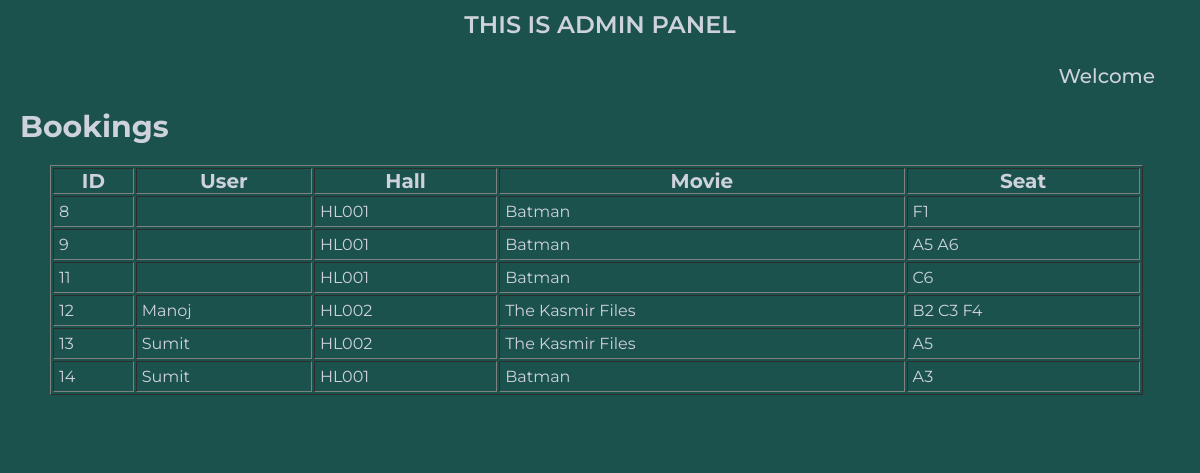
/assets/movie/admin/orders.php (signed in), run on the app's committed database.
### tables this page shows
CREATE TABLE `bookings` (
  `id` int(11) NOT NULL,
  `user` int(11) NOT NULL,
  `movie` int(11) NOT NULL,
  `hall` int(11) NOT NULL,
  `seat` varchar(11) NOT NULL,
  `totalSeats` int(11) NOT NULL,
  `totalPrice` int(11) NOT NULL
);

CREATE TABLE `hall` (
  `id` int(11) NOT NULL,
  `name` varchar(255) NOT NULL
);

CREATE TABLE `movie` (
  `id` int(11) NOT NULL,
  `name` varchar(266) NOT NULL,
  `sub_description` varchar(266) NOT NULL,
  `language` varchar(255) NOT NULL,
  `duration` time NOT NULL,
  `genre` varchar(255) NOT NULL,
  `release_date` date NOT NULL,
  `casts` varchar(255) NOT NULL,
  `price` int(15) NOT NULL,
  `director` varchar(255) NOT NULL,
  `video_id_youtube` varchar(244) NOT NULL,
  `image` varchar(255) NOT NULL,
  `banner` varchar(255) NOT NULL
);

CREATE TABLE `users` (
  `user_id` int(11) NOT NULL,
  `user_first_name` varchar(500) NOT NULL,
  `user_last_name` varchar(255) NOT NULL,
  `user_username` varchar(255) NOT NULL,
  `user_email` varchar(500) NOT NULL,
  `user_contact_no` bigint(15) NOT NULL,
  `user_password` varchar(1000) NOT NULL,
  `user_type` enum('normal','admin') NOT NULL,
  `verification_status` enum('unverified','verified') NOT NULL
);

### assets/movie/admin/orders.php (the view, shortened to what this page needs)
<?php
    require_once '../connect.php';
    $sql = "SELECT * FROM bookings ;";
    $result = mysqli_query($conn ,$sql) ;
?>
<?php
    if (isset($_SESSION['user_id']) ){
        if (($_SESSION['admin'] != "0") ){
?>
<!DOCTYPE html>
<html lang="en">
<head>
    <link rel="stylesheet" href="../css/flash_message.css">
    <link rel="stylesheet" href="../css/admin/home.css">
    <link rel="stylesheet" href="../css/admin/user_table.css">
</head>
<body>
    <?php
        include_once 'nav.php';
    ?>
    <H4>Bookings</H4>
    <div class="row">
        <table border="1px">
            <thead>
                <tr class="column-topic">
                    <th>ID</th>
                    <th>User</th>
                    <th>Hall</th>
                    <th>Movie</th>
                    <th>Seat</th>
                </tr>
            </thead>
            <tbody>
                <?php
                    while($rows = mysqli_fetch_assoc($result)){
                ?>
                    <tr>
                        <?php
                            $hallId = $rows['hall'];
                            $sql_1 = "SELECT * FROM hall where id = $hallId ;";
                            $result_1 = mysqli_query($conn ,$sql_1) ;
                            $forHall = mysqli_fetch_assoc($result_1);
                            $movieId = $rows['movie'];
                            $sql_2 = "SELECT * FROM movie where id = $movieId ;";
                            $result_2 = mysqli_query($conn ,$sql_2) ;
                            $forMovie = mysqli_fetch_assoc($result_2);
                            $userId = $rows['user'];
                            $sql_3 = "SELECT * FROM users where user_id = $userId ;";
                            $result_3 = mysqli_query($conn ,$sql_3) ;
                            $forUser = mysqli_fetch_assoc($result_3);
                        ?>
                        <td><?php echo $rows['id'] ?></td>
                        <td><?php echo $forUser['user_first_name'] ?></td>
                        <td><?php echo $forHall['name'] ?></td>
                        <td><?php echo $forMovie['name'] ?></td>
                        <td><?php echo $rows['seat'] ?></td>
                    </tr>
                <?php
                    }
                ?>
            </tbody>
        </table>
    </div>
</body>
</html>
<?php
    }
    else {
        header("location: ../main.php");
        exit();
    }
}
else {
    header("location: ../main.php");
    exit();
}
?>

### assets/admin/assets/css/flash_message.css (style rules this page uses)
body { position: relative; }

### assets/movie/css/admin/home.css (style rules this page uses)
* { margin: 0; padding: 0; color: #ced2da; background-color: #1c524d; box-sizing: border-box; font-family: "Montserrat" , sans-serif; }

### assets/movie/css/admin/user_table.css (style rules this page uses)
h4 { margin-top: 20px; margin-left: 20px; font-size: 30px; }
.row { padding-left: 50px; padding-top: 20px; display: flex; justify-content: flex-start; flex-wrap: wrap; padding-bottom: 50px; }
table { width: 95%; height: auto; }
td { padding: 5px; }
.column-topic { font-size: 20px; }

### data on the page
bookings: id "8", hall.name "HL001", movie.name "Batman", seat "F1"
bookings: id "9", hall.name "HL001", movie.name "Batman", seat "A5 A6"
bookings: id "11", hall.name "HL001", movie.name "Batman", seat "C6"
bookings: id "12", users.user_first_name "Manoj", hall.name "HL002", movie.name "The Kasmir Files", seat "B2 C3 F4"
bookings: id "13", users.user_first_name "Sumit", hall.name "HL002", movie.name "The Kasmir Files", seat "A5"
bookings: id "14", users.user_first_name "Sumit", hall.name "HL001", movie.name "Batman", seat "A3"
